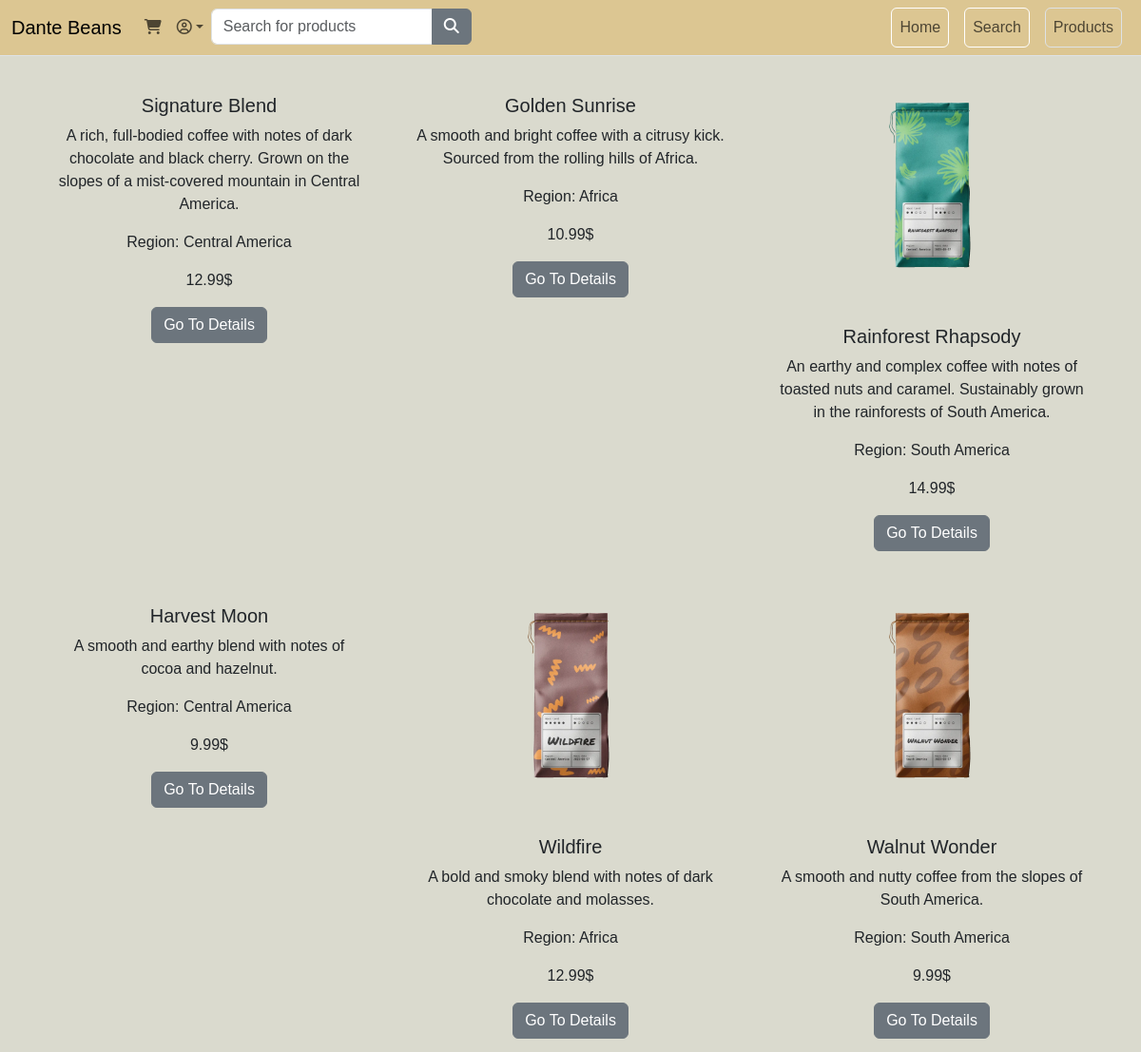
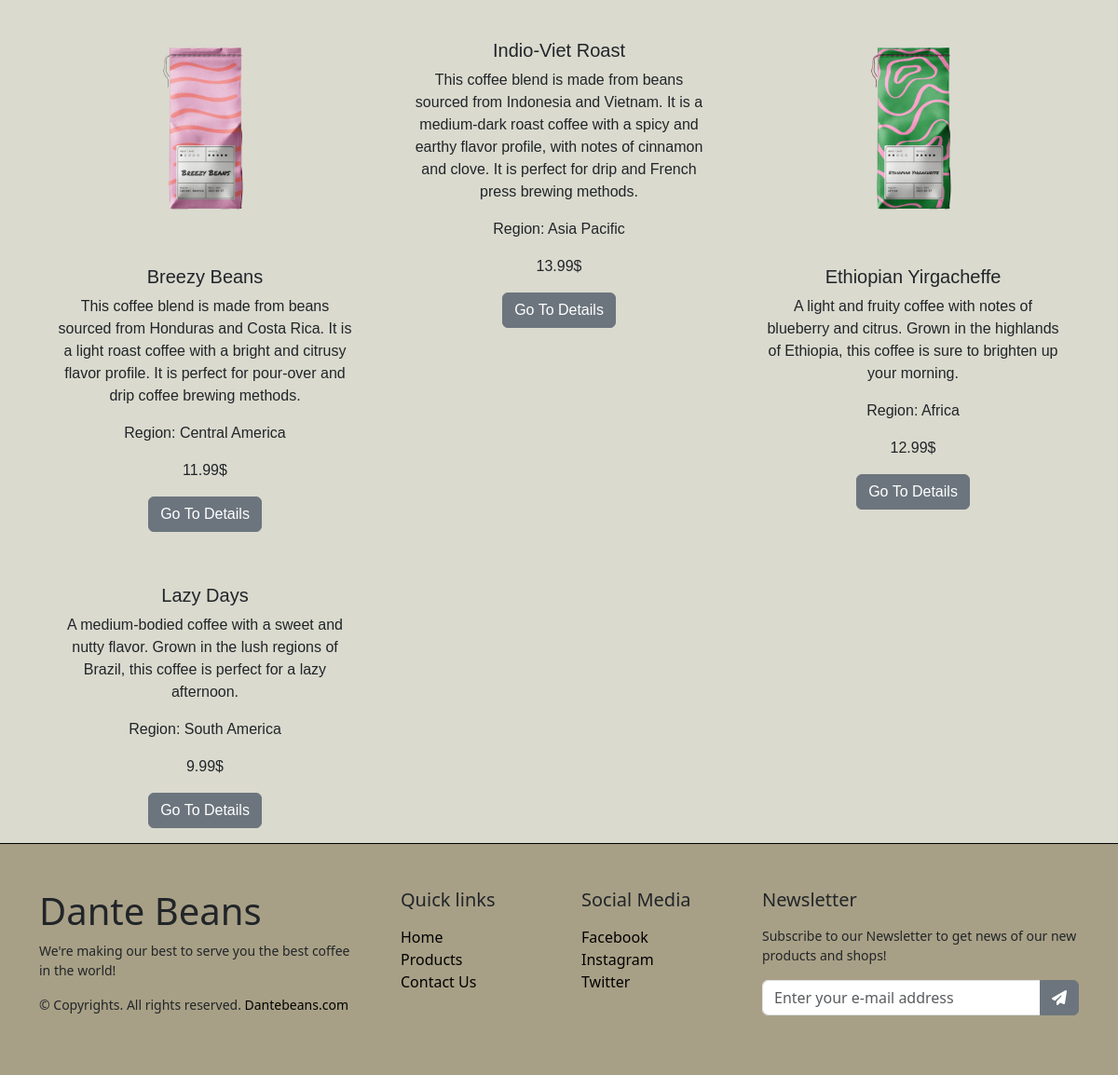
Screenshot of /products/ with the database file from the repository (2 pictures, top to bottom).
### dante/models.py (models this page shows, shortened)
class Product(models.Model):
    name = models.CharField(max_length=100)
    price = models.DecimalField(default=0, decimal_places=2, max_digits=6)
    category = models.ForeignKey(Category, on_delete=models.CASCADE, default=1)
    description = models.CharField(max_length=250, default='', blank=True, null=True)
    image = models.ImageField(upload_to='uploads/product/')
    is_sale = models.BooleanField(default=False)
    sale_price = models.DecimalField(default=0, decimal_places=2, max_digits=6)

class Category(models.Model):
    name = models.CharField(max_length=50)
    def __str__(self):
        return self.name
    class Meta:
        verbose_name_plural = 'categories'

### dante/views.py (the view)
# urls.py: path('products/', products, name='products'),
def products(request):
    products = Product.objects.all()
    return render(request, 'products.html', {'products':products,})

### cart/context_processors.py (called while the page is built)
def cart(request):
    return {'cart': Cart(request)}

### dante/templates/products.html
{% extends 'base.html' %}
{% block content %}
    <section id="product">
            <div class="container top-0">
                <div class="wrapper-products row row-cols-lg-3 row-cols-md-2 row-cols-1">
                    {% for product in products %}
                    <div class="card border border-0 col centralamerica text-center">
                        <a href="{% url 'product' product.id %}">
                        <img src="{{ product.image.url }}" alt="" class="card-img-top">
                        </a>
                        <div class="card-body">
                            <h5 class="card-title">{{product.name}}</h5>
                            <p class="card-text">{{product.description}}</p>
                            <p class="card-text">Region: {{product.category}}</p>
                            <p class="card-text">{{product.price}}$</p>
                            <a href="{% url 'product' product.id %}"><button class="btn btn-secondary">Go To Details</button></a>
                        </div>
                    </div>
                    {% endfor %}
                </div>
            </div>
    </section>
</main>
{% endblock %}

### dante/templates/base.html (shortened to what this page needs)
{% load static %}
<!DOCTYPE html>
<html lang="en">
    <head>
        <link rel="stylesheet" href="{% static 'style/style.css' %}"/>
        <link href="https://cdn.jsdelivr.net/npm/bootstrap@5.3.2/dist/css/bootstrap.min.css" rel="stylesheet">
    </head>
    <body>
        <main class="bg-home">
        {% include 'partials/navbar.html' %}
        {% block content %}
        {% endblock %}
        {% include 'partials/footer.html' %}
    </body>
</html>

### dante/templates/partials/navbar.html (shortened to what this page needs)
<nav class="navbar navbar-expand-lg border-bottom sticky-top">
    <div class="container-fluid">
      <a class="navbar-brand" href="{% url 'home' %}">Dante Beans</a>
      <div class="collapse navbar-collapse" id="navbarSupportedContent">
        <ul class="navbar-nav me-auto mb-2 mb-lg-0">
          <li class="nav-item">
            <a href="{% url 'cart_summary' %}" class="nav-link text-center"><i class="fa-solid fa-cart-shopping"></i></a>
          </li>
          <li class="nav-item dropdown">
            <a href="#" class="nav-link dropdown-toggle text-center" role="button" data-bs-toggle="dropdown"><i class="fa-regular fa-circle-user"></i></a>
          </li>
          <li class="nav-item">
            <form action="{% url 'search' %}" method="POST">
              <div class="input-group">
                  <input type="text" class="form-control" name="searched" placeholder="Search for products">
                  <button type="submit" class="btn btn-secondary input-group-text"><i class="fa-solid fa-magnifying-glass"></i></button>
              </div>
            </form>
          </li>
        </ul>
        <ul class="navbar-nav ms-auto mb-2 mb-lg-0 px-2 d-flex gap-3 text-center">
          <li class="nav-item">
            <a class="nav-link border border-white rounded" aria-current="page" href="{% url 'home' %}">Home</a>
          </li>
          <li class="nav-item">
            <a class="nav-link border border-white rounded" aria-current="page" href="{% url 'search' %}">Search</a>
          </li>
          <li class="nav-item">
            <a class="nav-link border border-dark-white rounded" href="{% url 'products' %}">Products</a>
          </li>
        </ul>
      </div>
    </div>
  </nav>

### dante/templates/partials/footer.html
<footer class="footer border-top border-black w-100 py-4 flex-shrink-0">
    <div class="container py-4">
        <div class="row gy-4 gx-5">
            <div class="col-lg-4 col-md-6">
                <h5 class="h1">Dante Beans</h5>
                <p class="small">We're making our best to serve you the best coffee in the world!</p>
                <p class="small mb-0">&copy; Copyrights. All rights reserved. <a class="text-decoration-none footer-link text-black" href="#">Dantebeans.com</a></p>
            </div>
            <div class="col-lg-2 col-md-6">
                <h5 class="mb-3">Quick links</h5>
                <ul class="list-unstyled">
                    <li><a class="text-decoration-none footer-link text-black" href="{% url 'home' %}">Home</a></li>
                    <li><a class="text-decoration-none footer-link text-black" href="{% url 'products' %}">Products</a></li>
                    <li><a class="text-decoration-none footer-link text-black" href="#">Contact Us</a></li>
                </ul>
            </div>
            <div class="col-lg-2 col-md-6">
                <h5 class="mb-3">Social Media</h5>
                <ul class="list-unstyled">
                    <li><a class="text-decoration-none footer-link text-black" href="#">Facebook</a></li>
                    <li><a class="text-decoration-none footer-link text-black" href="#">Instagram</a></li>
                    <li><a class="text-decoration-none footer-link text-black" href="#">Twitter</a></li>
                </ul>
            </div>
            <div class="col-lg-4 col-md-6">
                <h5 class="mb-3">Newsletter</h5>
                <p class="small">Subscribe to our Newsletter to get news of our new products and shops!</p>
                <form action="#">
                    <div class="input-group mb-3">
                        <input class="form-control" type="email" placeholder="Enter your e-mail address" aria-label="e-mail" aria-describedby="button-addon2">
                        <button class="btn btn-secondary" id="button-addon2" type="button"><i class="fas fa-paper-plane"></i></button>
                    </div>
                </form>
            </div>
        </div>
    </div>
  </footer>

### static/style/style.css (style rules this page uses)
* { margin: 0; padding: 0; box-sizing: border-box; }
.bg-home { background-color: rgba(206, 206, 190, 0.747) !important; font-family: 'Franklin Gothic Medium', 'Arial Narrow', Arial, sans-serif; min-height: 100vh; }
.navbar { background-color: rgba(222, 195, 135, 0.829) !important; }
.footer { background-color: rgb(168, 160, 134); }
.card { transition: 0.3s all; background-color: inherit !important; }
.footer { margin-top: auto; }

### rows the page displays
Product: name "Signature Blend", description "A rich, full-bodied coffee with notes of dark chocolate and black cherry. Grown on the slopes of a mist-covered mountain in Central America.", category "Central America", price "12.99"
Product: name "Golden Sunrise", description "A smooth and bright coffee with a citrusy kick. Sourced from the rolling hills of Africa.", category "Africa", price "10.99"
Product: image (picture), name "Rainforest Rhapsody", description "An earthy and complex coffee with notes of toasted nuts and caramel. Sustainably grown in the rainforests of South America.", category "South America", price "14.99"
Product: name "Harvest Moon", description "A smooth and earthy blend with notes of cocoa and hazelnut.", category "Central America", price "9.99"
Product: image (picture), name "Wildfire", description "A bold and smoky blend with notes of dark chocolate and molasses.", category "Africa", price "12.99"
Product: image (picture), name "Walnut Wonder", description "A smooth and nutty coffee from the slopes of South America.", category "South America", price "9.99"
Product: image (picture), name "Breezy Beans", description "This coffee blend is made from beans sourced from Honduras and Costa Rica. It is a light roast coffee with a bright and citrusy flavor profile. It is perfect for pour-over and drip coffee brewing methods.", category "Central America", price "11.99"
Product: name "Indio-Viet Roast", description "This coffee blend is made from beans sourced from Indonesia and Vietnam. It is a medium-dark roast coffee with a spicy and earthy flavor profile, with notes of cinnamon and clove. It is perfect for drip and French press brewing methods.", category "Asia Pacific", price "13.99"
Product: image (picture), name "Ethiopian Yirgacheffe", description "A light and fruity coffee with notes of blueberry and citrus. Grown in the highlands of Ethiopia, this coffee is sure to brighten up your morning.", category "Africa", price "12.99"
Product: name "Lazy Days", description "A medium-bodied coffee with a sweet and nutty flavor. Grown in the lush regions of Brazil, this coffee is perfect for a lazy afternoon.", category "South America", price "9.99"
